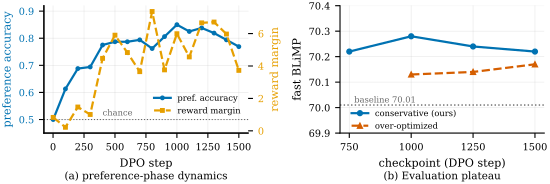

This chart was generated by the following Python code:
"""Fig. 5 — (a) DPO training dynamics: preference accuracy + reward margin climb (the objective
works). (b) Eval plateau across saved checkpoints: conservative run (v1) sits flat above the
baseline and above the over-optimized run (v2) -> not cherry-picked, and conservatism wins.
Data: checkpoints/gptbert_small_dpo_v1/train.log + dpo_canary sweeps (see PROJECT_MEMORY)."""

import os
import numpy as np
import matplotlib.pyplot as plt
from plotstyle import apply, BLUE, ORANGE, RED, GREY, COL_W

apply()

# ------------------------------------------------------------
# (a) Per-step dynamics (v1)
# ------------------------------------------------------------
step = [1,100,200,300,400,500,600,700,800,900,1000,1100,1200,1300,1400,1500]
prefacc = [.500,.613,.688,.694,.775,.787,.787,.794,.762,.806,.850,.825,.838,.819,.794,.769]
margin = [0.83,0.22,1.47,1.01,4.47,5.90,4.83,3.65,7.36,3.76,5.99,4.56,6.66,6.71,5.97,3.73]

# ------------------------------------------------------------
# (b) Evaluation plateau
# ------------------------------------------------------------
ck = [750,1000,1250,1500]
v1_blimp = [70.22,70.28,70.24,70.22]

v2_ck = [1000,1250,1500]
v2_blimp = [70.13,70.14,70.17]

base_blimp = 70.01

# ------------------------------------------------------------
# Figure
# ------------------------------------------------------------
fig, (axA, axB) = plt.subplots(
    1,
    2,
    figsize=(COL_W * 2.05, 2.70),
)

fig.subplots_adjust(
    wspace=0.45,
    bottom=0.41,     # room for centered captions
)

# ============================================================
# (a) DPO dynamics
# ============================================================

axA.plot(
    step,
    prefacc,
    color=BLUE,
    marker="o",
    ms=2.5,
    label="pref. accuracy",
)

axA.set_xlabel("DPO step")
axA.set_ylabel("preference accuracy", color=BLUE)
axA.tick_params(axis="y", labelcolor=BLUE)
axA.set_ylim(0.45, 0.92)

axA.axhline(
    0.5,
    color=GREY,
    ls=":",
    lw=0.8,
)

axA.text(
    400,
    0.515,
    "chance",
    fontsize=6,
    color=GREY,
)

axA2 = axA.twinx()
axA2.spines["top"].set_visible(False)

axA2.plot(
    step,
    margin,
    color=ORANGE,
    marker="s",
    ms=2.5,
    ls="--",
    label="reward margin",
)

axA2.set_ylabel(
    "reward margin",
    color=ORANGE,
)

axA2.tick_params(
    axis="y",
    labelcolor=ORANGE,
)

axA2.grid(False)

l1, la1 = axA.get_legend_handles_labels()
l2, la2 = axA2.get_legend_handles_labels()

axA.legend(
    l1 + l2,
    la1 + la2,
    loc="lower right",
    fontsize=6,
    bbox_to_anchor=(1.0, 0.08)
)

# ============================================================
# (b) Evaluation plateau
# ============================================================

axB.plot(
    ck,
    v1_blimp,
    color=BLUE,
    marker="o",
    ms=3.5,
    label="conservative (ours)",
)

axB.plot(
    v2_ck,
    v2_blimp,
    color=RED,
    marker="^",
    ms=3.5,
    ls="--",
    label="over-optimized",
)

axB.axhline(
    base_blimp,
    color=GREY,
    ls=":",
    lw=1.0,
)

axB.text(
    770,
    base_blimp + 0.01,
    "baseline 70.01",
    fontsize=6,
    color=GREY,
)

axB.set_xlabel("checkpoint (DPO step)")
axB.set_ylabel("fast BLiMP")

axB.set_ylim(69.9, 70.4)
axB.set_xticks(ck)

axB.legend(
    loc="lower left",
    fontsize=6,
    bbox_to_anchor=(0.02, -0.04)
)

# ============================================================
# Centered captions below panels
# ============================================================

axA.text(
    0.5,
    -0.30,
    "(a) preference-phase dynamics",
    transform=axA.transAxes,
    ha="center",
    va="top",
    fontsize=7.5,
)

axB.text(
    0.5,
    -0.30,
    "(b) Evaluation plateau",
    transform=axB.transAxes,
    ha="center",
    va="top",
    fontsize=7.5,
)

# ------------------------------------------------------------
# Save
# ------------------------------------------------------------

out = os.path.join(
    os.path.dirname(__file__),
    "fig_dynamics.pdf",
)

plt.savefig(
    out,
    bbox_inches="tight",
)

print("wrote", out)
